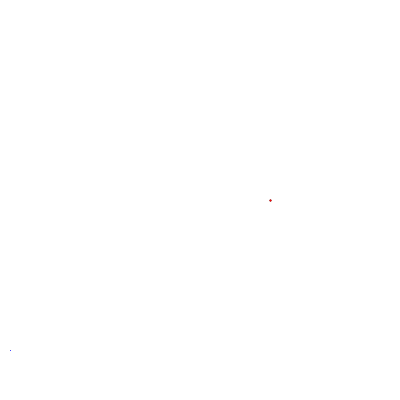
Frame 1 (no input)
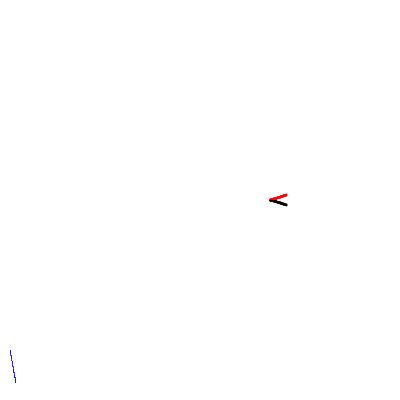
Frame 60 (the mouse pressed at the canvas centre just before this capture)
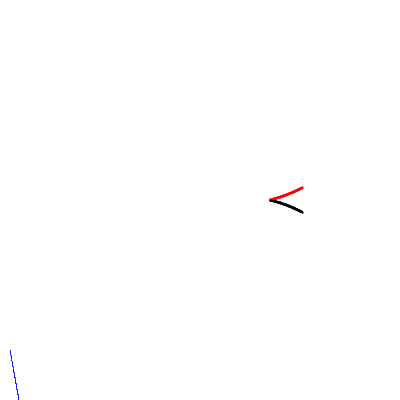
Frame 120 (the mouse held since frame 60 and released just before this capture)

The Processing sketch that drew these frames (run headless with seeded random() and noise(); from frame 60 on, the mouse is pressed at the canvas centre):

// Processing sketch: waves_quantum
// ── waves_quantum.pde

float x;
float y;
float t;
float A = 140;
float rad = 70;
float WavesPerC = 2;

float ax;
float ay;

float Ix;
float Iy;

float magic;


void setup(){
  size(400,400);
  background(255);
  stroke(0);
  frameRate(9001);
  
}

void draw(){
 
  x = 200 + (A*sin(t*WavesPerC))*cos(t) + rad*cos(t);
  y = 200 + (A*sin(t*WavesPerC))*sin(t) + rad*sin(t);
  

  ax = 200 + (A*sin(t*WavesPerC))*cos(-t) + rad*cos(-t); //+ PI/1.01
  ay = 200 + (A*sin(t*WavesPerC))*sin(-t) + rad*sin(-t); //+ PI/1.01
  
  Ix = t*100  + 10;
  Iy = A*sin(t*WavesPerC) + A*sin(t*WavesPerC) + 350;
  
  strokeWeight(2);
  stroke(0);
  point(x,y);
  stroke(255,0,0);
  point(ax,ay);
  strokeWeight(1);
  stroke(0,0,255);
  point(Ix,Iy);
  t+=0.001;
  
  if(t>PI){
    //noLoop();
  }
  
  
}
